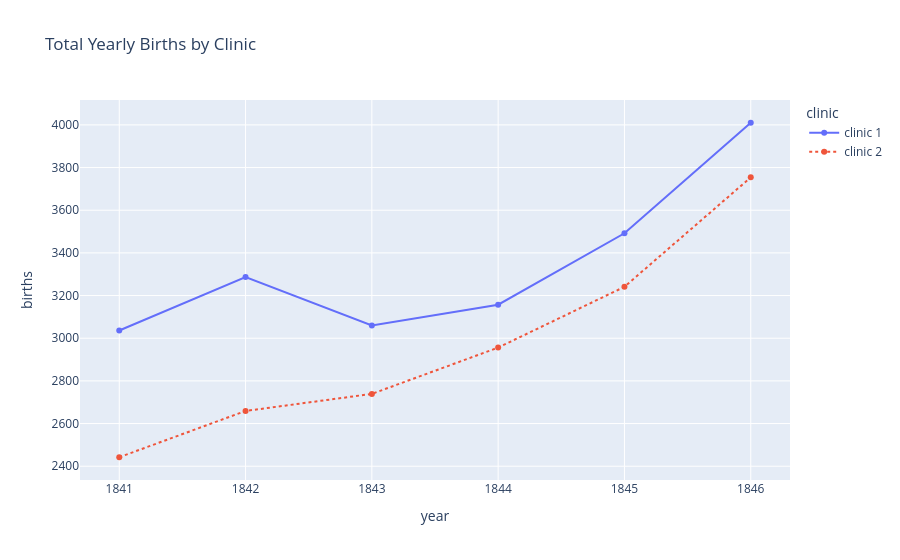

The notebook cell this image was saved under:
### Markdown cell above
# The Yearly Data Split by Clinic

Now let's look at the annual data instead. 

**Challenge**: Use plotly to create line charts of the births and deaths of the two different clinics at the Vienna General Hospital. 
* Which clinic is bigger or more busy judging by the number of births?
* Has the hospital had more patients over time? 
* What was the highest number of deaths recorded in clinic 1 and clinic 2?

### Code cell
line_chart = px.line(df_yearly,
                     x="year",
                     y="births",
                     line_dash="clinic",
                     color="clinic",
                     markers=True,
                     title="Total Yearly Births by Clinic"
                     )

line_chart.show()

### Figure 1 — Plotly figure (JSON) as saved in the notebook; plotly's stock layout.template omitted (floating-point values rounded to 4 significant figures)
{"data": [{"hovertemplate": "clinic=clinic 1<br>year=%{x}<br>births=%{y}<extra></extra>", "legendgroup": "clinic 1", "line": {"color": "#636efa", "dash": "solid"}, "marker": {"symbol": "circle"}, "mode": "lines+markers", "name": "clinic 1", "orientation": "v", "showlegend": true, "type": "scatter", "x": [1841, 1842, 1843, 1844, 1845, 1846], "xaxis": "x", "y": [3036, 3287, 3060, 3157, 3492, 4010], "yaxis": "y"}, {"hovertemplate": "clinic=clinic 2<br>year=%{x}<br>births=%{y}<extra></extra>", "legendgroup": "clinic 2", "line": {"color": "#EF553B", "dash": "dot"}, "marker": {"symbol": "circle"}, "mode": "lines+markers", "name": "clinic 2", "orientation": "v", "showlegend": true, "type": "scatter", "x": [1841, 1842, 1843, 1844, 1845, 1846], "xaxis": "x", "y": [2442, 2659, 2739, 2956, 3241, 3754], "yaxis": "y"}], "layout": {"legend": {"title": {"text": "clinic"}, "tracegroupgap": 0}, "title": {"text": "Total Yearly Births by Clinic"}, "xaxis": {"anchor": "y", "domain": [0, 1], "title": {"text": "year"}}, "yaxis": {"anchor": "x", "domain": [0, 1], "title": {"text": "births"}}}}
